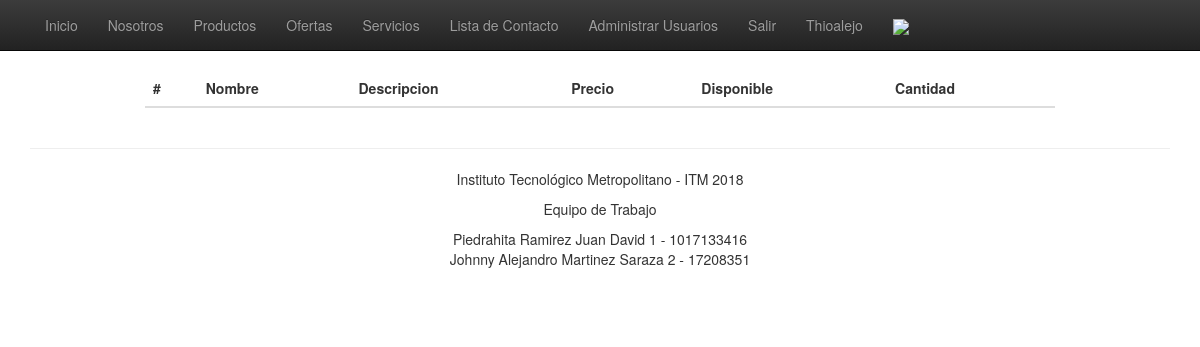
Before: /productos.php (signed in) with the older database file.
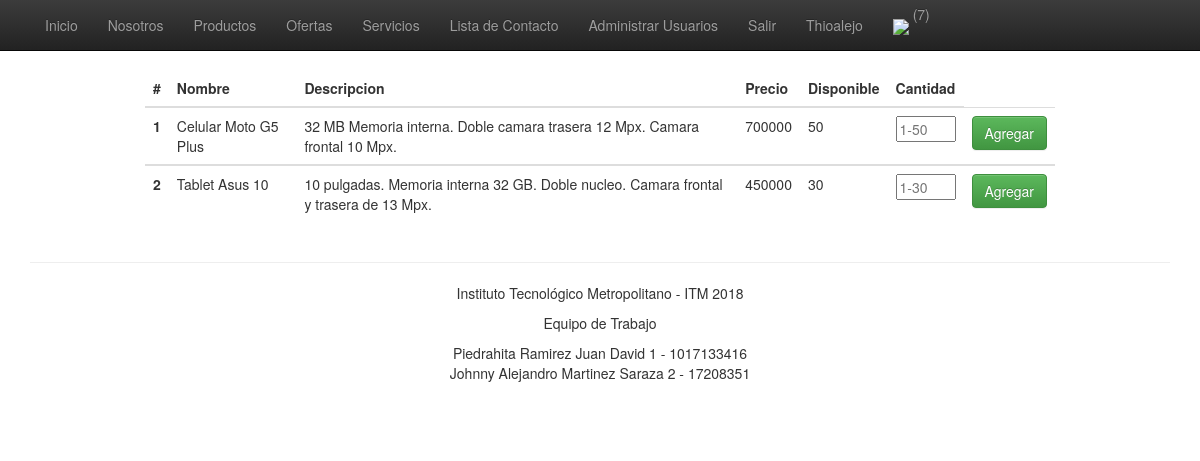
After: the same page with the newer database file.
### tables this page shows
CREATE TABLE `productos` (
  `id` int(11) NOT NULL,
  `nombre` varchar(100) NOT NULL,
  `descripcion` varchar(1000) NOT NULL,
  `precio` int(11) NOT NULL,
  `cantidad` int(11) NOT NULL,
  `usuario` varchar(60) NOT NULL,
  `creado` datetime NOT NULL,
  `actualizado` datetime NOT NULL DEFAULT CURRENT_TIMESTAMP,
  PRIMARY KEY (`id`)
);

### includes/alumnos.php (called while the page is built, shortened)
<?php
$alumno1='Piedrahita Ramirez Juan David 1    - 1017133416';
$alumno2='Johnny Alejandro Martinez Saraza 2 - 17208351';
?>

### includes/connection.php (called while the page is built, shortened)
<?php
class Connection extends MySQLi
{
	public $estado;
	function __construct()
	{
		return $this->estado;
	}
}
?>

### includes/clases.php (called while the page is built, shortened)
<?php
require 'connection.php';
  class Registro {
	    function __construct() {
	      $this->db = new Connection();
	    }
		function consultarProductos(){
			$sql = ("SELECT * FROM productos");
			$stmt = $this->db->query($sql);
			$stmt = $stmt->fetch_all(MYSQLI_ASSOC);
			if ($stmt) {
			    return $this->stmt = $stmt;
			} else {
			    return $this->stmt = "Error";
			}
		}
	}
?>

### productos.php (the view, shortened to what this page needs)
<?php
$Page = 'Productos';
include ('includes/header.php');
$consultar = new Registro();
$productos = $consultar->consultarProductos();
?>
<div class="producto">
	<table class="table">
	  <thead class="thead-dark">
	    <tr>
	      <th scope="col">#</th>
	      <th scope="col">Nombre</th>
	      <th scope="col">Descripcion</th>
	      <th scope="col">Precio</th>
	      <th scope="col">Disponible</th>
	      <th scope="col">Cantidad</th>
	    </tr>
	  </thead>
	  <?php foreach ($productos as $row): ?>
	  <tbody>
	    <tr>
	      <form action='agregarCarrito.php?id=<?php echo $row['id']; ?>' method='post'>
		      <th scope="row"><?php echo $row['id'] ?></th>
		      <td><?php echo $row['nombre'] ?></td>
		      <td><?php echo $row['descripcion'] ?></td>
		      <td><?php echo $row['precio'] ?></td>
		      <td><?php echo $row['cantidad'] ?></td>
		      <td><input class="numero" name="cantidad" type="number" placeholder="<?php echo '1'.'-'.$row['cantidad'] ?>"></td>
		      <td><button type="submit" class="btn btn-success">Agregar</button></td>
	  	  </form>
	    </tr>
	  <?php endforeach ?>
	  </tbody>
	</table>
</div>
<?php
include ('includes/footer.php');
?>

### includes/header.php (shortened to what this page needs)
<?php
require ('includes/clases.php');
?>
<!doctype html>
 <html class="no-js" lang="">
    <head>
        <link rel="stylesheet" href="css/bootstrap.min.css">
        <link rel="stylesheet" href="css/bootstrap-theme.min.css">
        <link rel="stylesheet" href="css/main.css">
    </head>
    <body>
    <nav class="navbar navbar-inverse navbar-fixed-top" role="navigation">
      <div class="container">
        <div class="navbar-header">
            <ul class="nav navbar-nav">
                <li class="<?php if ($Page =='inicio'){ echo 'active';} ?>"><a href="index.php">Inicio</a></li>
                <li class="<?php if ($Page =='nosotros'){ echo 'active';} ?>"><a href="#">Nosotros</a></li>
                <li class="<?php if ($Page =='productos'){ echo 'active';} ?>"><a href="productos.php">Productos</a></li>
                <li class="<?php if ($Page =='ofertas'){ echo 'active';} ?>"><a href="#">Ofertas</a></li>
                <li class="<?php if ($Page =='servicios'){ echo 'active';} ?>"><a href="#">Servicios</a></li>
                <?php
                 if(isset($_SESSION['login']) && $_SESSION['login'] == "si"){
                ?>
                    <li class="<?php if ($Page =='listacontacto'){ echo 'active';} ?>"><a href="contactoLista.php">Lista de Contacto</a></li>
                    <li class="<?php if ($Page =='adminuser'){ echo 'active';} ?>"><a href="adminuser.php">Administrar Usuarios</a></li>
                    <li><a href="salir.php">Salir</a></li>
                    <li><a href="#"> <?php echo $_SESSION['usuario']; ?></a></li>
                    <li style="width: 5%;"><a href="carrito.php"><img style="width: 100%;" src="https://www.casamarilla.cl/media/wysiwyg/iconos/carro-icono.png"></a></li>
                    <li style=" margin-left: -26px;margin-top: -11px;"><a><?php if ($_SESSION['carrito']["total"]){ echo '('.($_SESSION['carrito']["total"]).')';} ?></a></li>
                <?php
                }
                ?>
            </ul>
        </div>
    </nav>

### includes/footer.php (shortened to what this page needs)
    <div class="container">
      <hr>
      <footer>
        <div class="text-center" >
        <p center>Instituto Tecnológico Metropolitano - ITM 2018</p>
        <p>Equipo de Trabajo</p>
        <p>
          <?php
            include('alumnos.php');
            echo "$alumno1 <br> $alumno2 <br> $alumno3 <br> $alumno4 <br>";
          ?>
        </p>
        </div>
      </footer>
    </div>         <script src="//ajax.googleapis.com/ajax/libs/jquery/1.11.2/jquery.min.js"></script>
    </body>
</html>

### includes/header.php (style rules this page uses)
body { padding-top: 50px; padding-bottom: 20px; }

### productos.php (style rules this page uses)
.producto { margin-left: 145px; margin-right: 145px; margin-top: 20px; }
.numero { width: 60px; }

Changed rows visible on the page:
added productos: id "1", nombre "Celular Moto G5 Plus", descripcion "32 MB Memoria interna. Doble camara trasera 12 Mpx. Camara frontal 10 Mpx.", precio "700000", cantidad "50", cantidad "1-50"
added productos: id "2", nombre "Tablet Asus 10", descripcion "10 pulgadas. Memoria interna 32 GB. Doble nucleo. Camara frontal y trasera de 13 Mpx.", precio "450000", cantidad "30", cantidad "1-30"
Other visible differences:
$_SESSION['carrito']["total"]: (not shown) → "7"
